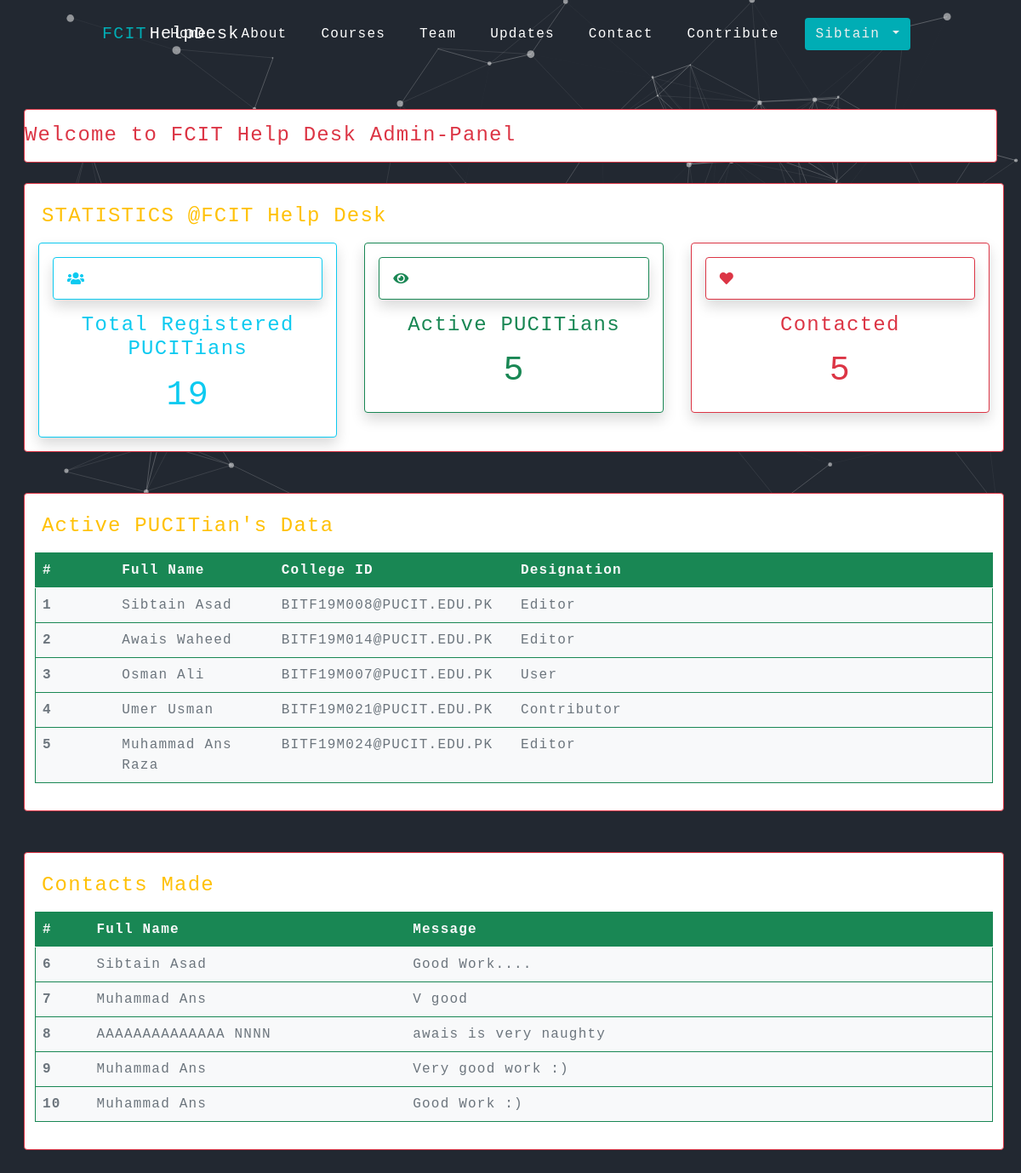
Screenshot of /adminSite/14/ (signed in) with the database file from the repository.
### myDBMSapp/models.py (models this page shows, shortened)
class Register(models.Model):
    userMain = models.OneToOneField(User, null=True, on_delete=models.CASCADE)
    email = models.EmailField(('email address'), max_length=50, unique=True)
    first_name = models.CharField(('first name'), max_length=30, blank=True)
    last_name = models.CharField(('last name'), max_length=30, blank=True)
    password = models.CharField(('Password'), max_length=20, blank=True)
    profile_pic = models.ImageField( upload_to='users/', null=True, blank=True)
    DESIGNATION = (
        ('User', 'Just a User'),
        ('Contributor', 'Contributor'),
        ('Editor', 'Editor'),
    )
    designation = models.CharField(
        ('designation'), max_length=20, choices=DESIGNATION, default='User')
    date_registered = models.DateTimeField('Date Registered', null=True)

class Contact(models.Model):
    register = models.ForeignKey(Register, null=True, on_delete=models.CASCADE)
    first_name = models.CharField(max_length=20)
    last_name = models.CharField(max_length=20)
    SUGGESTION = 'SUGGESTION'
    COMPLAINT = 'COMPLAINT'
    APPRECIATION = 'APPRECIATION'
    REQUEST = 'REQUEST'
    PURPOSE = (
        ('Suggession', 'Suggession'),
        ('Complaint', 'Complaint'),
        ('Appreciation', 'Appreciation'),
        ('Request', 'Request'),
    )
    purpose = models.CharField(('purpose'), max_length=20, choices=PURPOSE, default='Suggession')
    date_registered = models.DateTimeField('Date Sent')
    message = models.TextField(('Message'), max_length=500)
    date_messaged = models.DateTimeField(default=datetime.now())

### myDBMSapp/views.py (the view)
# urls.py: path('adminSite/<str:pk>/', views.adminSite ,name="adminSite"),
def adminSite(request, pk):
    if request.user.is_anonymous:
        messages.success(request, "Log-in First to Continue :)")
        return redirect("/login")
    countUser = Register.objects.all().count()
    last = Register.objects.last()
    totalRegUsers = last.id
    countContacted = Contact.objects.all().count()
    loginUsers = Register.objects.all()
    contactedUsers = Contact.objects.all()
    user=None
    if request.user.is_authenticated:
        user = Register.objects.get(id=pk)
    fname=None
    if request.user.is_authenticated:
        fname = request.user.get_short_name()
    params = {
            "first_Name":fname,
            "Total_registered_users":totalRegUsers,
            "Total_Active_users":countUser,
            "Total_Contacts":countContacted,
            "Display_Users":loginUsers,
            "Contacted_Users":contactedUsers,
            "user":user,
            }
    return render(request, 'adminSite.html', params)

### templates/adminSite.html (shortened to what this page needs)
<!DOCTYPE html>
<html lang="en">
  <head>
    <link
      rel="stylesheet"
      type="text/css"
      href="/static/css/admin.css"
      media="only screen and (min-width:901px)"
    />
    <link
      rel="stylesheet"
      href="https://pro.fontawesome.com/releases/v5.10.0/css/all.css"
    />
    <link
      rel="stylesheet"
      href="https://pro.fontawesome.com/releases/v5.10.0/css/all.css"
    />
    <link
      href="https://cdn.jsdelivr.net/npm/bootstrap@5.0.0-beta1/dist/css/bootstrap.min.css"
      rel="stylesheet"
    />
    <link
      rel="stylesheet"
      href="https://pro.fontawesome.com/releases/v5.10.0/css/all.css"
    />
  </head>
  <body>
    <div id="particles-js">
      <div class="mainCourse">
        <div class="navbarCourses-container">
          <div class="navbarCourses">
            <div class="logocoursescontainer">
              <a href="/home" class="logotext"
                ><span class="logospan">FCIT </span> HelpDesk</a
              >
            </div>
            <div class="navMenuCoursesMain">
              <ul class="navmenucourses">
                <li>
                  <a href="/home" target="_blank"
                    >home</a
                  >
                </li>
                <li><a href="/about/{{user.id}}">About</a></li>
                <li><a href="/courses/{{user.id}}">courses</a></li>
                <li><a href="/team/{{user.id}}">Team</a></li>
                <li><a href="/socialmedia/{{user.id}}">Updates</a></li>
                <li><a href="/contact/{{user.id}}">contact</a></li>
                <li><a href="/contribute/{{user.id}}">contribute</a></li>
                <li>
                  <div class="dropdownCourse">
                    <button
                      class="dropdownMenuButton btn dropdown-toggle"
                      type="button"
                      id="dropdownMenuButton"
                      data-toggle="dropdown"
                      aria-haspopup="true"
                      aria-expanded="false"
                    >
                      {{user.first_name}}
                    </button>
                  </div>
                </li>
            </ul>
            </div>
          </div>
        </div>
        <div class="cardsContainer container-fluid p-4">
          <h4 class="text-danger card border border-danger py-3 mx-1 my-4">Welcome to FCIT Help Desk Admin-Panel</h4>
          <div class="card mx-1 my-3 border border-danger container-fluid py-3">
            <h4 class="p-2 text-warning">STATISTICS @FCIT Help Desk</h4>
            <div class="jumbotron">
              <div class="row">
                <div class="col-md-4">
                  <div class="card border-info mx-sm-1 p-3 shadow rounded">
                    <div class="card border-info shadow text-info p-3 my-card"><span class="fa fa-users"
                        aria-hidden="true"></span></div>
                    <div class="text-info text-center mt-3">
                      <h4>Total Registered PUCITians</h4>
                    </div>
                    <div class="text-info text-center mt-2">
                      <h1>{{Total_registered_users}}</h1>
                    </div>
                  </div>
                </div>
                <div class="col-md-4">
                  <div class="card border-success mx-sm-1 p-3 shadow rounded">
                    <div class="card border-success shadow text-success p-3 my-card"><span class="fa fa-eye"
                        aria-hidden="true"></span></div>
                    <div class="text-success text-center mt-3">
                      <h4>Active PUCITians</h4>
                    </div>
                    <div class="text-success text-center mt-2">
                      <h1>{{Total_Active_users}}</h1>
                    </div>
                  </div>
                </div>
                <div class="col-md-4">
                  <div class="card border-danger mx-sm-1 p-3 shadow rounded">
                    <div class="card border-danger shadow text-danger p-3 my-card"><span class="fa fa-heart"
                        aria-hidden="true"></span>
                    </div>
                    <div class="text-danger text-center mt-3">
                      <h4>Contacted</h4>
                    </div>
                    <div class="text-danger text-center mt-2">
                      <h1>{{Total_Contacts}}</h1>
                    </div>
                  </div>
                </div>
              </div>
            </div>
          </div>
          <div class="card mx-1 my-3 border border-danger container-fluid py-3 my-5">
            <h4 class="p-2 text-warning">Active PUCITian's Data</h4>
            <table class="table bg-secondary border border-success">
              <thead class="bg-success text-light">
                <tr>
                  <th scope="col-2">#</th>
                  <th scope="col-2">Full Name</th>
                  <th scope="col-6">College ID</th>
                  <th scope="col-2">Designation</th>
                  <th scope="col-2"></th>
                </tr>
              </thead>
              <tbody class=" text-secondary bg-light" id="tableHeight">
                {% for i in Display_Users %}
                <tr>
                  <th scope="row" class="col-1"> {{ forloop.counter }}</th>
                  <td class="col-2">{{i.first_name}} {{i.last_name}}</td>
                  <td class="col-3">{{i.email}}</td>
                  <td class="col-2">{{i.designation}}</td>
                  <td class="col-4">
                  </td>
                </tr>
                {% endfor %}
              </tbody>
            </table>
          </div>
          <div class="card mx-1 my-3 border border-danger container-fluid py-3 my-5">
            <h4 class="p-2 text-warning">Contacts Made</h4>
            <table class="table bg-secondary border border-success">
              <thead class="bg-success text-light">
                <tr>
                  <th scope="col-2">#</th>
                  <th scope="col-2">Full Name</th>
                  <th scope="col-2">Message</th>
                  <th scope="col-2"></th>
                </tr>
              </thead>
              <tbody class=" text-secondary bg-light">
                {% for i in Contacted_Users %}
                <tr>
                  <th scope="row">{{i.id}}</th>
                  <td>{{i.first_name}} {{i.last_name}}</td>
                  <td>{{i.message}}</td>
                  <td class="col-3">
                  </td>
                </tr>
                {% endfor %}
              </tbody>
            </table>
          </div>
        </div>
        </div>
    </div>
  </body>
</html>

### static/css/admin.css (style rules this page uses)
:root { --DarkBlue: #ffbb00; --dark1: #222831; --dark2: #393e46; --primary: #00adb5; --body: #eeeeee; --Lato: "Lato", sans-serif; --fontBodyVaro: "Arvo", serif; --condensed: "Open Sans Condensed", sans-serif; --sourceCode: "Source Code Pro", monospace; --ubuntu: "Ubuntu", sans-serif; --ubuntuCondensed: "Ubuntu Condensed", sans-serif; --Ralweway: "Raleway", sans-serif; --marquee-width: 80vw; --marquee-height: 30vh; --marquee-elements: 5; --marquee-elements-displayed: 5; --marquee-element-width: calc( var(--marquee-width) / var(--marquee-elements-displayed) ); --marquee-animation-duration: calc(var(--marquee-elements) * 6s); }
* { padding: 0; margin: 0; box-sizing: border-box; letter-spacing: 1.2px; font-family: "Raleway", monospace; }
body, html { padding: 0; margin: 0; box-sizing: border-box; letter-spacing: 1.2px; font-family: "Raleway", monospace; }
#particles-js { position: relative; background-color: var(--dark1); background-repeat: no-repeat; background-size: cover; display: flex; justify-content: center; max-width: 100vw; min-height: 200vh; }
.mainCourse { position: absolute; width: 100%; flex-direction: column; }
.navbarCourses-container { display: flex; justify-content: center; }
.navbarCourses { width: 80%; display: flex; height: 10vh; z-index: 1; justify-content: center; align-items: center; }
.logocoursescontainer { display: flex; width: 30%; height: 100%; padding: 0; margin: 0; justify-content: flex-start; align-items: center; }
.logotext { display: flex; font-size: 20px; font-weight: 500; color: white; text-decoration: none; }
.logospan { color: var(--primary); padding-right: 3px; }
.navMenuCoursesMain { display: flex; height: 100%; width: 70%; }
.navmenucourses { display: flex; width: 100%; justify-content: flex-end; align-items: center; height: 100%; }
.navmenucourses li { display: flex; list-style-type: none; padding: 0 10px; }
.navmenucourses li a { text-transform: capitalize; display: flex; color: white; text-decoration: none; padding: 5px 10px; transition: all 0.3s; }
.dropdownMenuButton { padding: 5px 20px; background-color: var(--primary) !important; width: fit-content !important; border: none; color: var(--body) !important; border-radius: 5px; }

### rows the page displays
Register: first_name "Sibtain", last_name "Asad", email "BITF19M008@PUCIT.EDU.PK", designation "Editor"
Register: first_name "Awais", last_name "Waheed", email "BITF19M014@PUCIT.EDU.PK", designation "Editor"
Register: first_name "Osman", last_name "Ali", email "BITF19M007@PUCIT.EDU.PK", designation "User"
Register: first_name "Umer", last_name "Usman", email "BITF19M021@PUCIT.EDU.PK", designation "Contributor"
Register: first_name "Muhammad", last_name "Ans Raza", email "BITF19M024@PUCIT.EDU.PK", designation "Editor"
Contact: id "6", first_name "Sibtain", last_name "Asad", message "Good Work...."
Contact: id "7", first_name "Muhammad", last_name "Ans", message "V good"
Contact: id "8", first_name "AAAAAAAAAAAAAA", last_name "NNNN", message "awais is very naughty"
Contact: id "9", first_name "Muhammad", last_name "Ans", message "Very good work :)"
Contact: id "10", first_name "Muhammad", last_name "Ans", message "Good Work :)"

### other values shown
{{ Total_registered_users }} "19"
{{ Total_Active_users }} "5"
{{ Total_Contacts }} "5"
